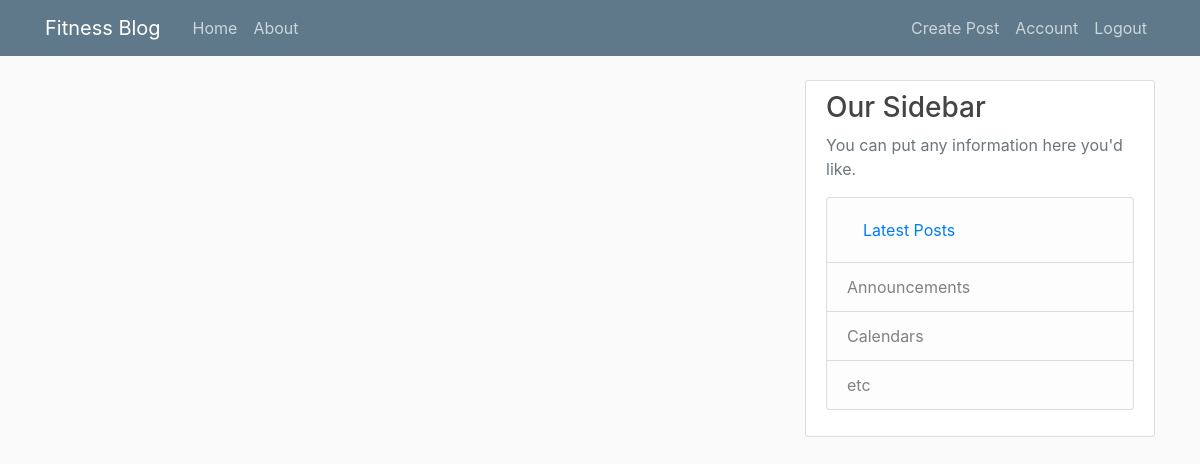
The app's page /category/cardio (signed in), older data.
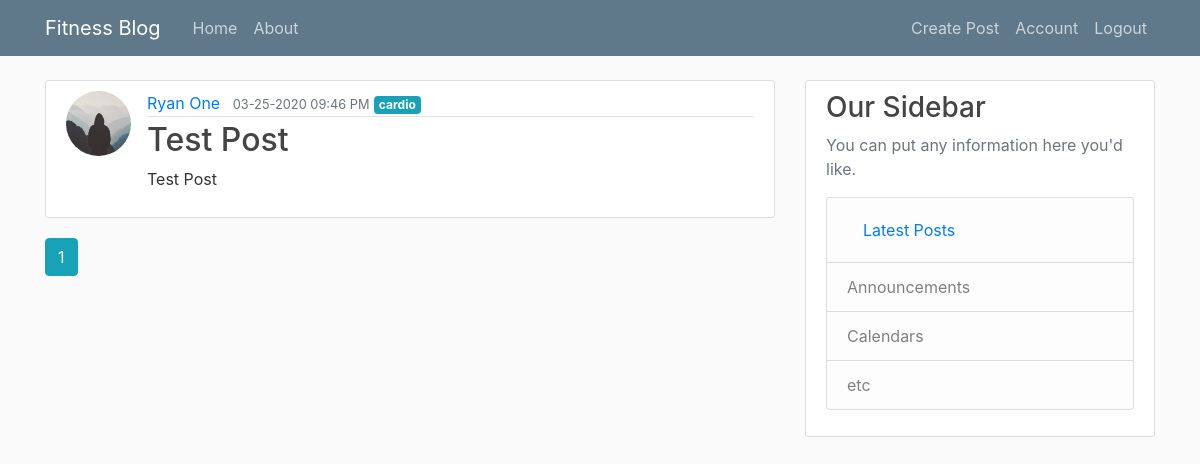
The same page, newer data.
### fitnessblog/models.py (models this page shows, shortened)
class Post(db.Model):
    id = db.Column(db.Integer, primary_key=True)
    title = db.Column(db.String(100), nullable=False)
    date_posted = db.Column(db.DateTime, nullable=False, default=datetime.utcnow)
    content = db.Column(db.Text, nullable=False)
    category = db.Column(db.Text, nullable=False)
    user_id = db.Column(db.Integer, db.ForeignKey("user.id"), nullable=False)

class User(db.Model, UserMixin):
    id = db.Column(db.Integer, primary_key=True)
    username = db.Column(db.String(20), unique=True, nullable=False)
    email = db.Column(db.String(120), unique=True, nullable=False)
    profile_type = db.Column(db.String(20), nullable=False)
    image_file = db.Column(db.String(20), nullable=False, default="default.jpg")
    password = db.Column(db.String(60), nullable=False)
    posts = db.relationship("Post", backref="author", lazy=True)

### fitnessblog/posts/routes.py (the view)
@posts.route("/category/<string:category>", methods=["GET"])
@login_required
def filter_by_category(category):
    page = request.args.get("page", 1, type=int)
    posts = Post.query.filter_by(category=category).paginate(page=page, per_page=5)
    return render_template("category_list.html", posts=posts)

### fitnessblog/models.py (called while the page is built)
@login_manager.user_loader
def load_user(user_id):
    return User.query.get(int(user_id))

### fitnessblog/templates/category_list.html
{% extends "layout.html" %}
{% block content %}
  {% for post in posts.items %}
    <article class="media content-section">
      <img class="rounded-circle article-img" src="{{ url_for('static', filename='profile_pics/' + post.author.image_file) }}">
      <div class="media-body">
        <div class="article-metadata">
          <a class="mr-2" href="{{ url_for('users.user_posts', username=post.author.username) }}">{{ post.author.username }}</a>
          <small class="text-muted">{{ post.date_posted.strftime('%m-%d-%Y %I:%M %p') }}</small>
          <a href="{{ url_for('posts.filter_by_category', category=post.category) }}" class="badge badge-info">{{ post.category}}</a>
        </div>
        <h2><a class="article-title" href="{{ url_for('posts.post', post_id=post.id) }}">{{ post.title }}</a></h2>
        <p class="article-content">{{ post.content }}</p>
      </div>
    </article>
  {% endfor %}
  {% for page_num in posts.iter_pages(left_edge=1, right_edge=1, left_current=1, right_current=2) %}
    {% if page_num %}
      {% if posts.page == page_num %}
        <a class="btn btn-info mb-4" href="{{ url_for('main.home', page=page_num) }}">{{ page_num }}</a>
      {% else %}
      <a class="btn btn-outline-info mb-4" href="{{ url_for('main.home', page=page_num) }}">{{ page_num }}</a>
      {% endif %}
    {% else %}
      ...
    {% endif %}
  {% endfor %}
{% endblock content %}

Row changes from the older to the newer data that the page shows:
added Post: image_file (placeholder picture), author.username "Ryan One", date_posted "03-25-2020 09:46 PM", category "cardio", title "Test Post", content "Test Post"
Text that changed along with them:
new list line: "1"
